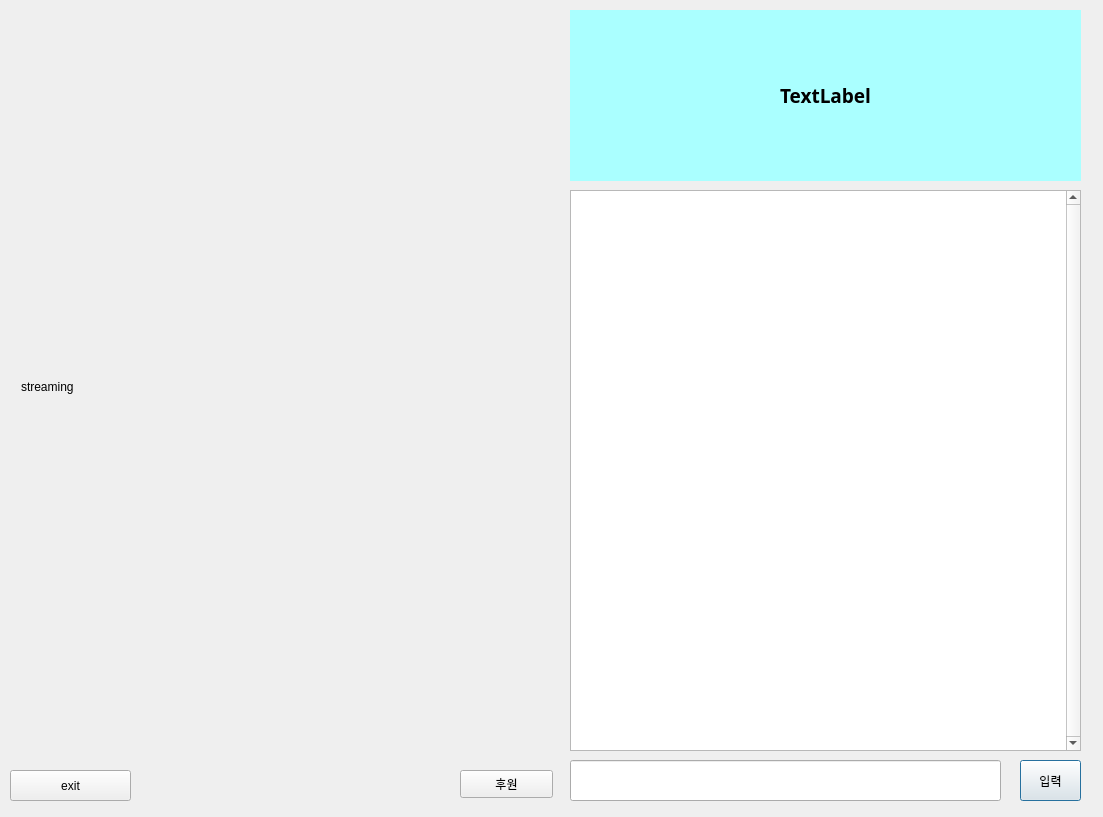
<?xml version="1.0" encoding="UTF-8"?>
<ui version="4.0">
 <class>Dialog</class>
 <widget class="QDialog" name="Dialog">
  <property name="geometry">
   <rect>
    <x>0</x>
    <y>0</y>
    <width>1103</width>
    <height>817</height>
   </rect>
  </property>
  <property name="windowTitle">
   <string>Dialog</string>
  </property>
  <property name="sizeGripEnabled">
   <bool>false</bool>
  </property>
  <widget class="QLabel" name="stream_screen">
   <property name="geometry">
    <rect>
     <x>21</x>
     <y>21</y>
     <width>541</width>
     <height>731</height>
    </rect>
   </property>
   <property name="text">
    <string>streaming</string>
   </property>
  </widget>
  <widget class="QLabel" name="donation_label">
   <property name="geometry">
    <rect>
     <x>570</x>
     <y>10</y>
     <width>511</width>
     <height>171</height>
    </rect>
   </property>
   <property name="font">
    <font>
     <family>맑은 고딕</family>
     <pointsize>14</pointsize>
     <weight>75</weight>
     <bold>true</bold>
    </font>
   </property>
   <property name="styleSheet">
    <string notr="true">background-color: rgb(170, 255, 255);</string>
   </property>
   <property name="text">
    <string>TextLabel</string>
   </property>
   <property name="alignment">
    <set>Qt::AlignCenter</set>
   </property>
  </widget>
  <widget class="QTextEdit" name="chatbox">
   <property name="geometry">
    <rect>
     <x>570</x>
     <y>190</y>
     <width>511</width>
     <height>561</height>
    </rect>
   </property>
   <property name="verticalScrollBarPolicy">
    <enum>Qt::ScrollBarAlwaysOn</enum>
   </property>
  </widget>
  <widget class="QLineEdit" name="chat_input">
   <property name="geometry">
    <rect>
     <x>570</x>
     <y>760</y>
     <width>431</width>
     <height>41</height>
    </rect>
   </property>
  </widget>
  <widget class="QPushButton" name="chat_btn">
   <property name="geometry">
    <rect>
     <x>1020</x>
     <y>760</y>
     <width>61</width>
     <height>41</height>
    </rect>
   </property>
   <property name="text">
    <string>입력</string>
   </property>
  </widget>
  <widget class="QPushButton" name="donation_btn">
   <property name="geometry">
    <rect>
     <x>460</x>
     <y>770</y>
     <width>93</width>
     <height>28</height>
    </rect>
   </property>
   <property name="text">
    <string>후원</string>
   </property>
  </widget>
  <widget class="QPushButton" name="close_btn">
   <property name="geometry">
    <rect>
     <x>10</x>
     <y>770</y>
     <width>121</width>
     <height>31</height>
    </rect>
   </property>
   <property name="text">
    <string>exit</string>
   </property>
  </widget>
 </widget>
 <resources/>
 <connections/>
</ui>
